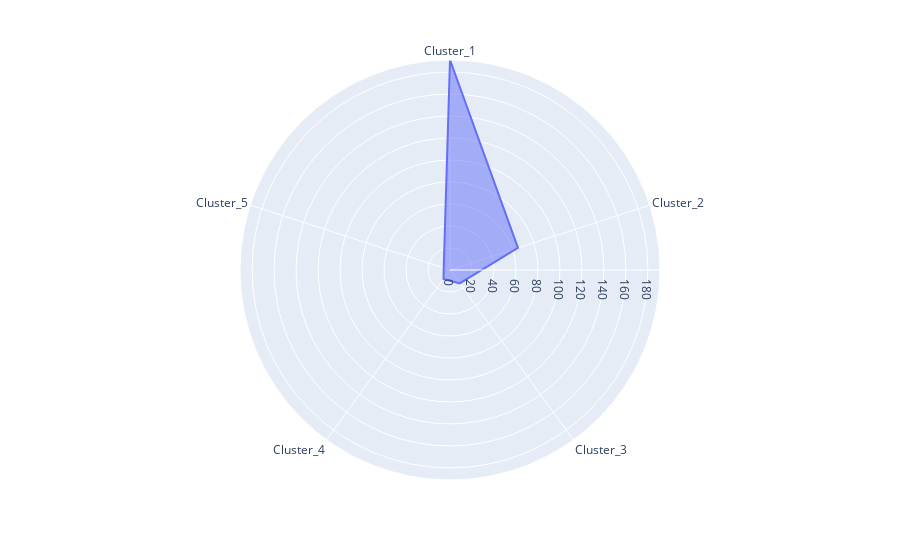

Write notebook code for a chart like this one.
### Code cell
import plotly.express as px
fig2 = px.line_polar(d2, r='r2', theta='theta2', line_close=True)
fig2.update_traces(fill='toself')
fig2.show()

### Figure 1 — Plotly figure (JSON) as saved in the notebook; plotly's stock layout.template omitted (floating-point values rounded to 4 significant figures)
{"data": [{"fill": "toself", "hovertemplate": "r2=%{r}<br>theta2=%{theta}<extra></extra>", "legendgroup": "", "line": {"color": "#636efa", "dash": "solid"}, "mode": "lines", "name": "", "r": [191, 65, 15, 10, 6, 191], "showlegend": false, "subplot": "polar", "theta": ["Cluster_1", "Cluster_2", "Cluster_3", "Cluster_4", "Cluster_5", "Cluster_1"], "type": "scatterpolar"}], "layout": {"legend": {"tracegroupgap": 0}, "margin": {"t": 60}, "polar": {"angularaxis": {"direction": "clockwise", "rotation": 90}, "domain": {"x": [0, 1], "y": [0, 1]}}}}
